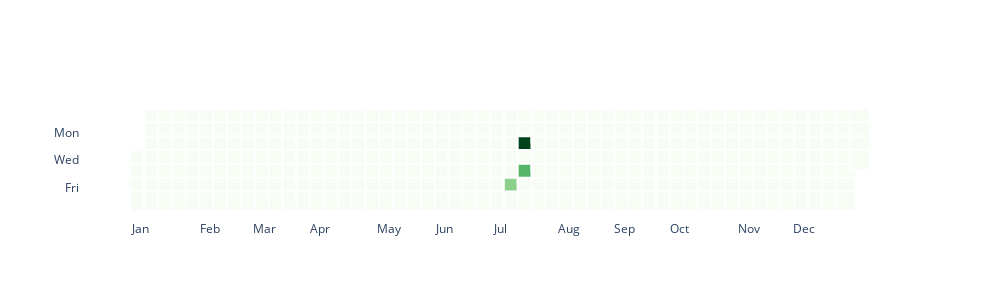

The cell this chart's notebook holds for it:
### Markdown cell above
## Approach with Scatter

### Code cell
fig = go.Figure(go.Scatter(
    x=new["calendar_week"], 
    y=new["github_weekday"], 
    mode="markers",
    marker=dict(
        size=20,
        symbol="square",
        color=new["distance_km"],
        colorscale="Greens",
        line=dict(width=2, color="white")  # gap between cells
    ),
    text=new["day"].astype(str) + "<br>" + np.round(new["distance_km"], 3).astype(str) + " km",
    hoverinfo="text"
))

# Get full week range
min_week = new["calendar_week"].min()
max_week = new["calendar_week"].max()

# calculate y-axis labels
days_per_month_week = new.groupby(['calendar_week', 'month']).size().reset_index(name='count_days').\
    sort_values(['calendar_week','count_days'])
dedup = days_per_month_week.drop_duplicates(subset=['calendar_week'], keep='last')[['calendar_week','month']]
labels = dedup.drop_duplicates(subset=['month'], keep='first')

# ✅ Lock axes so edges don’t stretch
fig.update_xaxes(
    range=[min_week - 0.5, max_week + 0.5],  # no stretched edges
    dtick=1,
    tickvals=list(labels.calendar_week),
    ticktext=list(labels.month)
)

fig.update_yaxes(
    range=[-0.5, 6.5],  # exactly 7 rows
    tickmode="array",
    tickvals=[0,1,2,3,4,5,6],
    ticktext=["","Mon","","Wed","","Fri",""],
    scaleanchor="x",  # keep square ratio
    autorange='reversed',
)

fig.update_layout(
    plot_bgcolor="white",
    #margin=dict(l=60, r=20, t=40, b=180),
    width = 1000,
    height = 300
)

fig.show()

### Figure 1 — Plotly figure (JSON) as saved in the notebook; plotly's stock layout.template omitted (floating-point values rounded to 4 significant figures; data arrays with more than 128 entries replaced by an {"elided": "..."} marker saying what was removed)
{"data": [{"hoverinfo": "text", "marker": {"color": {"elided": "365 float values"}, "colorscale": [[0, "rgb(247,252,245)"], [0.125, "rgb(229,245,224)"], [0.25, "rgb(199,233,192)"], [0.375, "rgb(161,217,155)"], [0.5, "rgb(116,196,118)"], [0.625, "rgb(65,171,93)"], [0.75, "rgb(35,139,69)"], [0.875, "rgb(0,109,44)"], [1, "rgb(0,68,27)"]], "line": {"color": "white", "width": 2}, "size": 20, "symbol": "square"}, "mode": "markers", "text": {"elided": "365 str values"}, "type": "scatter", "x": {"elided": "365 int values"}, "y": {"elided": "365 int values"}}], "layout": {"height": 300, "plot_bgcolor": "white", "width": 1000, "xaxis": {"dtick": 1, "range": [-0.5, 52.5], "ticktext": ["Jan", "Feb", "Mar", "Apr", "May", "Jun", "Jul", "Aug", "Sep", "Oct", "Nov", "Dec"], "tickvals": [0, 5, 9, 13, 18, 22, 26, 31, 35, 39, 44, 48]}, "yaxis": {"autorange": "reversed", "range": [-0.5, 6.5], "scaleanchor": "x", "tickmode": "array", "ticktext": ["", "Mon", "", "Wed", "", "Fri", ""], "tickvals": [0, 1, 2, 3, 4, 5, 6]}}}
